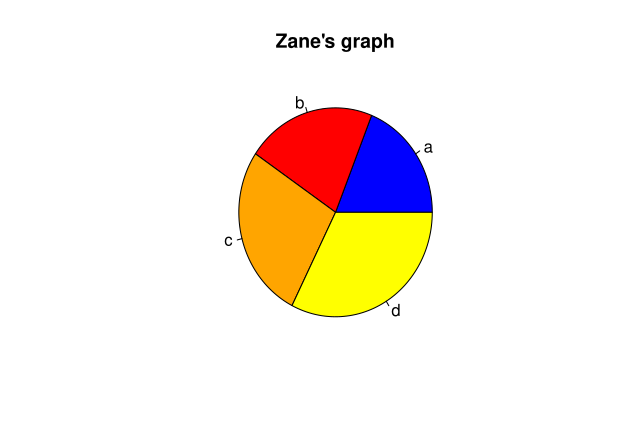

Generate this figure with R:
#IST719 Lab 1

pie(c(7,8,10,12))
x <- c(7,8,10,12)
pie(x, main = "Zane's graph", col = c("blue", "red", "orange", "yellow"), labels = c('a','b','c','d'))
plot(c(1,3,6,4), pch = 16, col = c('red','orange','tan','yellow'), cex =3)
y <- rnorm(n=10)
plot(y, type= 'h', lwd = 5, lend = 2, col = 'orange', main = "change in net worth", 
     xlab = 'time in years', ylab = 'in millions')

n <- 27
my.letters <- sample(letters[1:3], size = n, replace = T)
letters[7:9]
letters[c(8,3,1)]
my.letters
tab <- table(my.letters)
barplot(tab, col = c("brown", "tan","orange"), names.arg = c("sales", "ops", "it"), 
        border = "green", xlab = "departments", ylab = "employees", 
        main = "company employees", horiz = TRUE, las =1, density = 20, angle = c(45,90,12))

x <- rnorm(n=1000, mean =10, sd =1)
hist(x, main = "what is the distribution of x")

boxplot(x, horizontal = T)

x <- rlnorm(n=1000, meanlog = 1, sdlog = 1)
boxplot(x, horizontal = T)
hist(log10(x))
